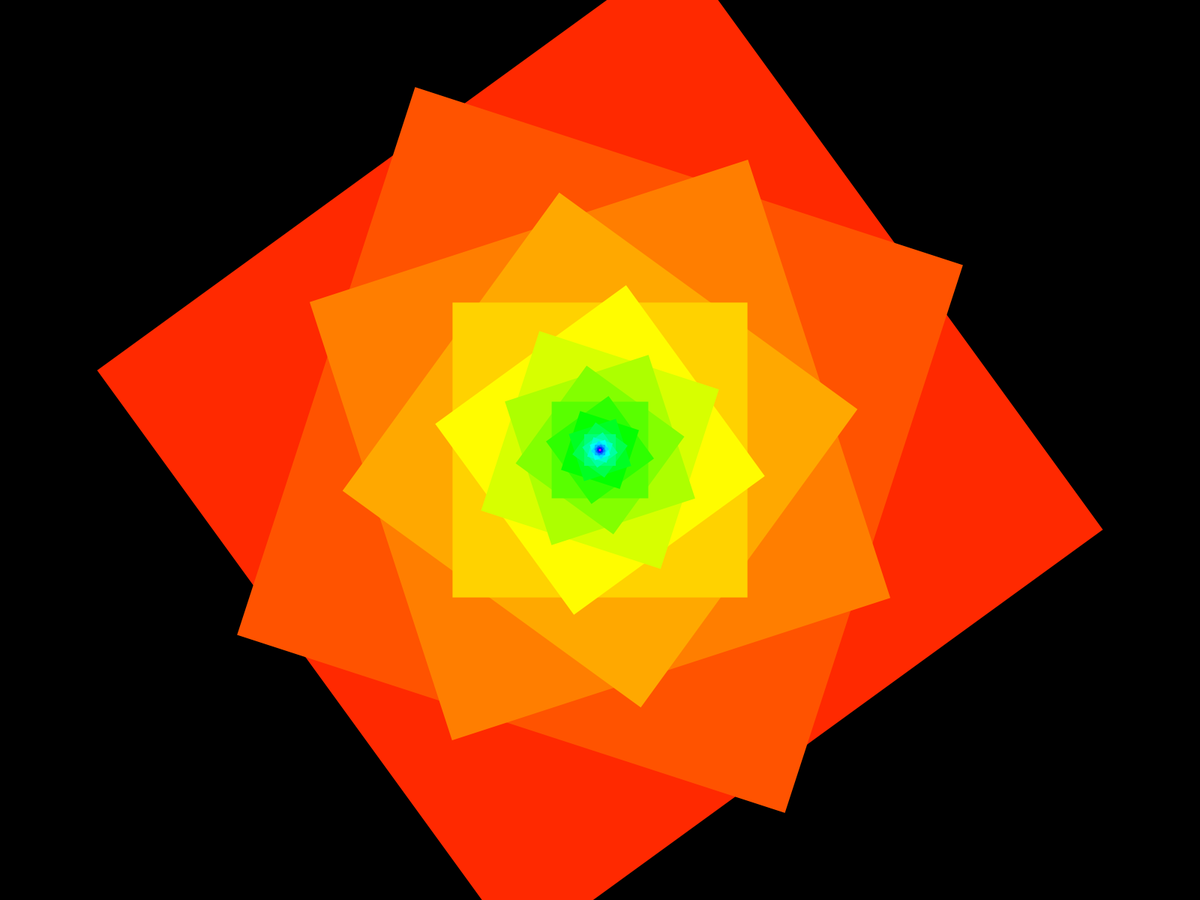
Frame 1 (no input)
Frame 60 (the mouse pressed at the canvas centre just before this capture): identical to frame 1, image omitted
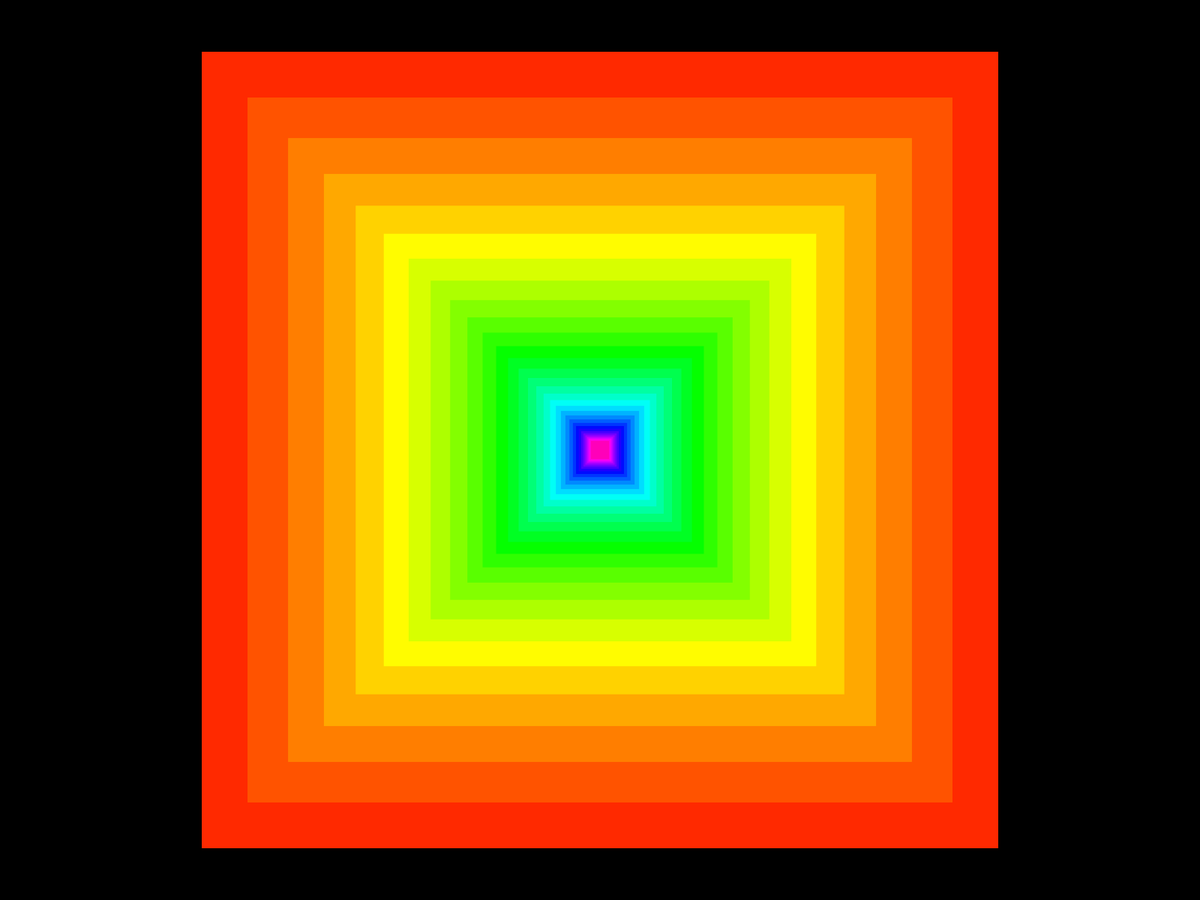
Frame 120 (the mouse held since frame 60 and released just before this capture)

The Processing sketch that drew these frames (run headless with seeded random() and noise(); from frame 60 on, the mouse is pressed at the canvas centre):

// Processing sketch: Spiral
// ── Spiral.pde
float dSize;
float dRot;
int dHue;

float upperBound = 0.97;

ArrayList<Square> squares = new ArrayList<Square>();

void setup()
{
  //size(500, 500);
  fullScreen();
  frameRate(50);
  background(0);
  colorMode(HSB);


  float lSize = height;
  while (lSize > 1){
    squares.add(new Square());
    lSize *= 0.8;
  }
}

void draw()
{
  float size = height;
  float rotation = 0;
  int hue = 0;

  dSize = map(mouseY, 0, height, 0.8, 0.97);
  dRot = map(mouseX, 0, width, -0.1, 0.1) * TAU;

  dHue = floor(255.0 / squares.size());
  

  background(0); 
  for (Square square : squares)
  {
    size *= dSize;
    rotation += dRot;
    if (hue >= 255)  hue=0; else  hue+=dHue;
    square.show(size, rotation, color(hue, 255, 255));
  }
}

// ── Square.pde
class Square
{
  Square ()
  {
  }

  void show(float size, float rot, color c)
  {
    pushMatrix();
   
    stroke(c);
    //strokeWeight(stroke);
    noStroke();
    
    fill(c);
    //noFill();
    
    translate(width/2, height/2);
    rotate(rot);
    square(-size/2,-size/2, size);
    popMatrix();    
  }


}
